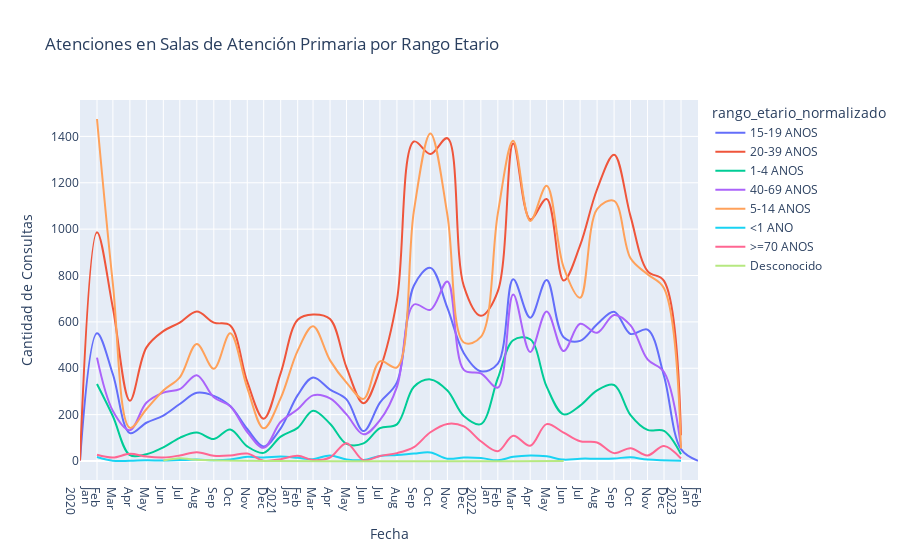

Notebook source saved alongside this figure:
### Code cell
import pandas as pd
import plotly.express as px


# Agrupa por 'rango_etario_normalizado', 'fecha' y suma las 'consulta_cantidad'
resultado = df.groupby([df['fecha'].dt.to_period('M'), 'rango_etario_normalizado'])['consulta_cantidad'].sum().reset_index()

# Convertir 'fecha' de nuevo a datetime
resultado['fecha'] = resultado['fecha'].dt.to_timestamp()

# Crear un gráfico de líneas
fig = px.line(
    resultado,
    x='fecha',
    y='consulta_cantidad',
    color='rango_etario_normalizado',  # Cambiar aquí para usar 'rango_etario_normalizado' como color
    title='Atenciones en Salas de Atención Primaria por Rango Etario',
    labels={'consulta_cantidad': 'Cantidad de Consultas', 'fecha': 'Fecha'},
    # Comentar o eliminar la siguiente línea para tener fondo blanco
    # template='plotly_dark'
)

# Configurando el eje X para que muestre un tick para cada mes
fig.update_xaxes(
    dtick="M1",  # Cada mes
    tickformat="%b\n%Y"  # Formato "Mes\nAño"
)

# Actualizar las líneas para que sean suaves
fig.update_traces(
    line=dict(shape='spline')  # spline para suavizar la línea
)

# Mostrar el gráfico
fig.show()

### Figure 1 — Plotly figure (JSON) as saved in the notebook; plotly's stock layout.template omitted (floating-point values rounded to 4 significant figures)
{"data": [{"hovertemplate": "rango_etario_normalizado=15-19 ANOS<br>Fecha=%{x}<br>Cantidad de Consultas=%{y}<extra></extra>", "legendgroup": "15-19 ANOS", "line": {"color": "#636efa", "dash": "solid", "shape": "spline"}, "marker": {"symbol": "circle"}, "mode": "lines", "name": "15-19 ANOS", "orientation": "v", "showlegend": true, "type": "scatter", "x": ["2020-01-01T00:00:00", "2020-02-01T00:00:00", "2020-03-01T00:00:00", "2020-04-01T00:00:00", "2020-05-01T00:00:00", "2020-06-01T00:00:00", "2020-07-01T00:00:00", "2020-08-01T00:00:00", "2020-09-01T00:00:00", "2020-10-01T00:00:00", "2020-11-01T00:00:00", "2020-12-01T00:00:00", "2021-01-01T00:00:00", "2021-02-01T00:00:00", "2021-03-01T00:00:00", "2021-04-01T00:00:00", "2021-05-01T00:00:00", "2021-06-01T00:00:00", "2021-07-01T00:00:00", "2021-08-01T00:00:00", "2021-09-01T00:00:00", "2021-10-01T00:00:00", "2021-11-01T00:00:00", "2021-12-01T00:00:00", "2022-01-01T00:00:00", "2022-02-01T00:00:00", "2022-03-01T00:00:00", "2022-04-01T00:00:00", "2022-05-01T00:00:00", "2022-06-01T00:00:00", "2022-07-01T00:00:00", "2022-08-01T00:00:00", "2022-09-01T00:00:00", "2022-10-01T00:00:00", "2022-11-01T00:00:00", "2022-12-01T00:00:00", "2023-01-01T00:00:00", "2023-02-01T00:00:00"], "xaxis": "x", "y": [2, 551, 374, 120, 165, 196, 246, 294, 281, 237, 138, 63, 141, 284, 360, 308, 266, 129, 252, 339, 757, 833, 660, 465, 387, 420, 784, 618, 781, 534, 518, 590, 644, 548, 567, 367, 51, 1], "yaxis": "y"}, {"hovertemplate": "rango_etario_normalizado=20-39 ANOS<br>Fecha=%{x}<br>Cantidad de Consultas=%{y}<extra></extra>", "legendgroup": "20-39 ANOS", "line": {"color": "#EF553B", "dash": "solid", "shape": "spline"}, "marker": {"symbol": "circle"}, "mode": "lines", "name": "20-39 ANOS", "orientation": "v", "showlegend": true, "type": "scatter", "x": ["2020-01-01T00:00:00", "2020-02-01T00:00:00", "2020-03-01T00:00:00", "2020-04-01T00:00:00", "2020-05-01T00:00:00", "2020-06-01T00:00:00", "2020-07-01T00:00:00", "2020-08-01T00:00:00", "2020-09-01T00:00:00", "2020-10-01T00:00:00", "2020-11-01T00:00:00", "2020-12-01T00:00:00", "2021-01-01T00:00:00", "2021-02-01T00:00:00", "2021-03-01T00:00:00", "2021-04-01T00:00:00", "2021-05-01T00:00:00", "2021-06-01T00:00:00", "2021-07-01T00:00:00", "2021-08-01T00:00:00", "2021-09-01T00:00:00", "2021-10-01T00:00:00", "2021-11-01T00:00:00", "2021-12-01T00:00:00", "2022-01-01T00:00:00", "2022-02-01T00:00:00", "2022-03-01T00:00:00", "2022-04-01T00:00:00", "2022-05-01T00:00:00", "2022-06-01T00:00:00", "2022-07-01T00:00:00", "2022-08-01T00:00:00", "2022-09-01T00:00:00", "2022-10-01T00:00:00", "2022-11-01T00:00:00", "2022-12-01T00:00:00", "2023-01-01T00:00:00"], "xaxis": "x", "y": [2, 987, 660, 260, 489, 560, 597, 645, 597, 584, 342, 182, 379, 609, 632, 612, 404, 249, 395, 694, 1378, 1324, 1392, 754, 626, 733, 1369, 1042, 1130, 778, 930, 1172, 1321, 1055, 819, 777, 111], "yaxis": "y"}, {"hovertemplate": "rango_etario_normalizado=1-4 ANOS<br>Fecha=%{x}<br>Cantidad de Consultas=%{y}<extra></extra>", "legendgroup": "1-4 ANOS", "line": {"color": "#00cc96", "dash": "solid", "shape": "spline"}, "marker": {"symbol": "circle"}, "mode": "lines", "name": "1-4 ANOS", "orientation": "v", "showlegend": true, "type": "scatter", "x": ["2020-02-01T00:00:00", "2020-03-01T00:00:00", "2020-04-01T00:00:00", "2020-05-01T00:00:00", "2020-06-01T00:00:00", "2020-07-01T00:00:00", "2020-08-01T00:00:00", "2020-09-01T00:00:00", "2020-10-01T00:00:00", "2020-11-01T00:00:00", "2020-12-01T00:00:00", "2021-01-01T00:00:00", "2021-02-01T00:00:00", "2021-03-01T00:00:00", "2021-04-01T00:00:00", "2021-05-01T00:00:00", "2021-06-01T00:00:00", "2021-07-01T00:00:00", "2021-08-01T00:00:00", "2021-09-01T00:00:00", "2021-10-01T00:00:00", "2021-11-01T00:00:00", "2021-12-01T00:00:00", "2022-01-01T00:00:00", "2022-02-01T00:00:00", "2022-03-01T00:00:00", "2022-04-01T00:00:00", "2022-05-01T00:00:00", "2022-06-01T00:00:00", "2022-07-01T00:00:00", "2022-08-01T00:00:00", "2022-09-01T00:00:00", "2022-10-01T00:00:00", "2022-11-01T00:00:00", "2022-12-01T00:00:00", "2023-01-01T00:00:00"], "xaxis": "x", "y": [332, 193, 25, 29, 59, 100, 123, 95, 136, 63, 35, 105, 143, 217, 161, 74, 76, 142, 158, 320, 352, 304, 194, 159, 357, 521, 525, 321, 201, 239, 305, 328, 198, 134, 130, 29], "yaxis": "y"}, {"hovertemplate": "rango_etario_normalizado=40-69 ANOS<br>Fecha=%{x}<br>Cantidad de Consultas=%{y}<extra></extra>", "legendgroup": "40-69 ANOS", "line": {"color": "#ab63fa", "dash": "solid", "shape": "spline"}, "marker": {"symbol": "circle"}, "mode": "lines", "name": "40-69 ANOS", "orientation": "v", "showlegend": true, "type": "scatter", "x": ["2020-02-01T00:00:00", "2020-03-01T00:00:00", "2020-04-01T00:00:00", "2020-05-01T00:00:00", "2020-06-01T00:00:00", "2020-07-01T00:00:00", "2020-08-01T00:00:00", "2020-09-01T00:00:00", "2020-10-01T00:00:00", "2020-11-01T00:00:00", "2020-12-01T00:00:00", "2021-01-01T00:00:00", "2021-02-01T00:00:00", "2021-03-01T00:00:00", "2021-04-01T00:00:00", "2021-05-01T00:00:00", "2021-06-01T00:00:00", "2021-07-01T00:00:00", "2021-08-01T00:00:00", "2021-09-01T00:00:00", "2021-10-01T00:00:00", "2021-11-01T00:00:00", "2021-12-01T00:00:00", "2022-01-01T00:00:00", "2022-02-01T00:00:00", "2022-03-01T00:00:00", "2022-04-01T00:00:00", "2022-05-01T00:00:00", "2022-06-01T00:00:00", "2022-07-01T00:00:00", "2022-08-01T00:00:00", "2022-09-01T00:00:00", "2022-10-01T00:00:00", "2022-11-01T00:00:00", "2022-12-01T00:00:00", "2023-01-01T00:00:00"], "xaxis": "x", "y": [446, 216, 133, 251, 295, 310, 370, 275, 236, 125, 57, 169, 223, 283, 270, 201, 115, 176, 320, 675, 652, 774, 393, 378, 317, 718, 470, 645, 474, 592, 553, 630, 585, 438, 384, 60], "yaxis": "y"}, {"hovertemplate": "rango_etario_normalizado=5-14 ANOS<br>Fecha=%{x}<br>Cantidad de Consultas=%{y}<extra></extra>", "legendgroup": "5-14 ANOS", "line": {"color": "#FFA15A", "dash": "solid", "shape": "spline"}, "marker": {"symbol": "circle"}, "mode": "lines", "name": "5-14 ANOS", "orientation": "v", "showlegend": true, "type": "scatter", "x": ["2020-02-01T00:00:00", "2020-03-01T00:00:00", "2020-04-01T00:00:00", "2020-05-01T00:00:00", "2020-06-01T00:00:00", "2020-07-01T00:00:00", "2020-08-01T00:00:00", "2020-09-01T00:00:00", "2020-10-01T00:00:00", "2020-11-01T00:00:00", "2020-12-01T00:00:00", "2021-01-01T00:00:00", "2021-02-01T00:00:00", "2021-03-01T00:00:00", "2021-04-01T00:00:00", "2021-05-01T00:00:00", "2021-06-01T00:00:00", "2021-07-01T00:00:00", "2021-08-01T00:00:00", "2021-09-01T00:00:00", "2021-10-01T00:00:00", "2021-11-01T00:00:00", "2021-12-01T00:00:00", "2022-01-01T00:00:00", "2022-02-01T00:00:00", "2022-03-01T00:00:00", "2022-04-01T00:00:00", "2022-05-01T00:00:00", "2022-06-01T00:00:00", "2022-07-01T00:00:00", "2022-08-01T00:00:00", "2022-09-01T00:00:00", "2022-10-01T00:00:00", "2022-11-01T00:00:00", "2022-12-01T00:00:00", "2023-01-01T00:00:00"], "xaxis": "x", "y": [1475, 763, 143, 223, 304, 361, 505, 398, 551, 315, 141, 271, 476, 581, 434, 338, 268, 430, 404, 1080, 1413, 1061, 511, 535, 1068, 1381, 1035, 1187, 835, 704, 1086, 1122, 874, 805, 745, 54], "yaxis": "y"}, {"hovertemplate": "rango_etario_normalizado=<1 ANO<br>Fecha=%{x}<br>Cantidad de Consultas=%{y}<extra></extra>", "legendgroup": "<1 ANO", "line": {"color": "#19d3f3", "dash": "solid", "shape": "spline"}, "marker": {"symbol": "circle"}, "mode": "lines", "name": "<1 ANO", "orientation": "v", "showlegend": true, "type": "scatter", "x": ["2020-02-01T00:00:00", "2020-03-01T00:00:00", "2020-04-01T00:00:00", "2020-05-01T00:00:00", "2020-06-01T00:00:00", "2020-07-01T00:00:00", "2020-08-01T00:00:00", "2020-09-01T00:00:00", "2020-10-01T00:00:00", "2020-11-01T00:00:00", "2020-12-01T00:00:00", "2021-01-01T00:00:00", "2021-02-01T00:00:00", "2021-03-01T00:00:00", "2021-04-01T00:00:00", "2021-05-01T00:00:00", "2021-06-01T00:00:00", "2021-07-01T00:00:00", "2021-08-01T00:00:00", "2021-09-01T00:00:00", "2021-10-01T00:00:00", "2021-11-01T00:00:00", "2021-12-01T00:00:00", "2022-01-01T00:00:00", "2022-02-01T00:00:00", "2022-03-01T00:00:00", "2022-04-01T00:00:00", "2022-05-01T00:00:00", "2022-06-01T00:00:00", "2022-07-01T00:00:00", "2022-08-01T00:00:00", "2022-09-01T00:00:00", "2022-10-01T00:00:00", "2022-11-01T00:00:00", "2023-01-01T00:00:00"], "xaxis": "x", "y": [17, 1, 1, 3, 2, 4, 6, 3, 6, 18, 15, 19, 14, 8, 24, 7, 4, 22, 26, 32, 37, 10, 15, 13, 3, 18, 24, 20, 6, 10, 10, 11, 16, 6, 1], "yaxis": "y"}, {"hovertemplate": "rango_etario_normalizado=>=70 ANOS<br>Fecha=%{x}<br>Cantidad de Consultas=%{y}<extra></extra>", "legendgroup": ">=70 ANOS", "line": {"color": "#FF6692", "dash": "solid", "shape": "spline"}, "marker": {"symbol": "circle"}, "mode": "lines", "name": ">=70 ANOS", "orientation": "v", "showlegend": true, "type": "scatter", "x": ["2020-02-01T00:00:00", "2020-03-01T00:00:00", "2020-04-01T00:00:00", "2020-05-01T00:00:00", "2020-06-01T00:00:00", "2020-07-01T00:00:00", "2020-08-01T00:00:00", "2020-09-01T00:00:00", "2020-10-01T00:00:00", "2020-11-01T00:00:00", "2020-12-01T00:00:00", "2021-01-01T00:00:00", "2021-02-01T00:00:00", "2021-03-01T00:00:00", "2021-04-01T00:00:00", "2021-05-01T00:00:00", "2021-06-01T00:00:00", "2021-07-01T00:00:00", "2021-08-01T00:00:00", "2021-09-01T00:00:00", "2021-10-01T00:00:00", "2021-11-01T00:00:00", "2021-12-01T00:00:00", "2022-01-01T00:00:00", "2022-02-01T00:00:00", "2022-03-01T00:00:00", "2022-04-01T00:00:00", "2022-05-01T00:00:00", "2022-06-01T00:00:00", "2022-07-01T00:00:00", "2022-08-01T00:00:00", "2022-09-01T00:00:00", "2022-10-01T00:00:00", "2022-11-01T00:00:00", "2022-12-01T00:00:00", "2023-01-01T00:00:00"], "xaxis": "x", "y": [27, 15, 31, 19, 15, 24, 38, 23, 24, 32, 1, 8, 23, 4, 15, 77, 3, 22, 34, 60, 124, 160, 149, 85, 42, 109, 66, 159, 122, 85, 80, 34, 55, 24, 65, 11], "yaxis": "y"}, {"hovertemplate": "rango_etario_normalizado=Desconocido<br>Fecha=%{x}<br>Cantidad de Consultas=%{y}<extra></extra>", "legendgroup": "Desconocido", "line": {"color": "#B6E880", "dash": "solid", "shape": "spline"}, "marker": {"symbol": "circle"}, "mode": "lines", "name": "Desconocido", "orientation": "v", "showlegend": true, "type": "scatter", "x": ["2020-06-01T00:00:00", "2020-07-01T00:00:00", "2020-08-01T00:00:00", "2022-06-01T00:00:00"], "xaxis": "x", "y": [2, 12, 5, 0], "yaxis": "y"}], "layout": {"legend": {"title": {"text": "rango_etario_normalizado"}, "tracegroupgap": 0}, "title": {"text": "Atenciones en Salas de Atención Primaria por Rango Etario"}, "xaxis": {"anchor": "y", "domain": [0, 1], "dtick": "M1", "tickformat": "%b\n%Y", "title": {"text": "Fecha"}}, "yaxis": {"anchor": "x", "domain": [0, 1], "title": {"text": "Cantidad de Consultas"}}}}
